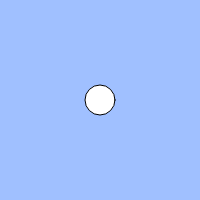
Frame 1 (no input)
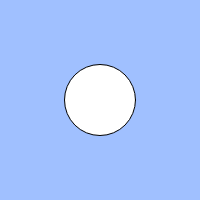
Frame 60 (no input)
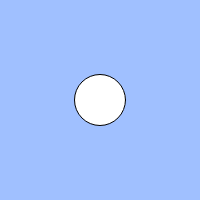
Frame 120 (the mouse pressed at the canvas centre since frame 60)

The p5.js sketch that drew these frames (run headless with seeded random() and noise() and a simulated clock; from frame 60 on, the mouse is pressed at the canvas centre):

// p5.js sketch
// ── sketch.js
// 練習問題「心臓の鼓動のように大きくなったり小さくなったりする円」
let count;
let cycle;

function setup(){
  createCanvas(200, 200);
  count = 0;
  cycle = 100;
  size = 30;
}

function draw(){
  background(160, 192, 255);
  count = (count + 1) % cycle;
  // BLANK[1]
  //size = count
  ellipse(width / 2, height / 2, size);
  if(count <= 50){
    size += 1
  }
  else{
    size -= 1
  }
}
